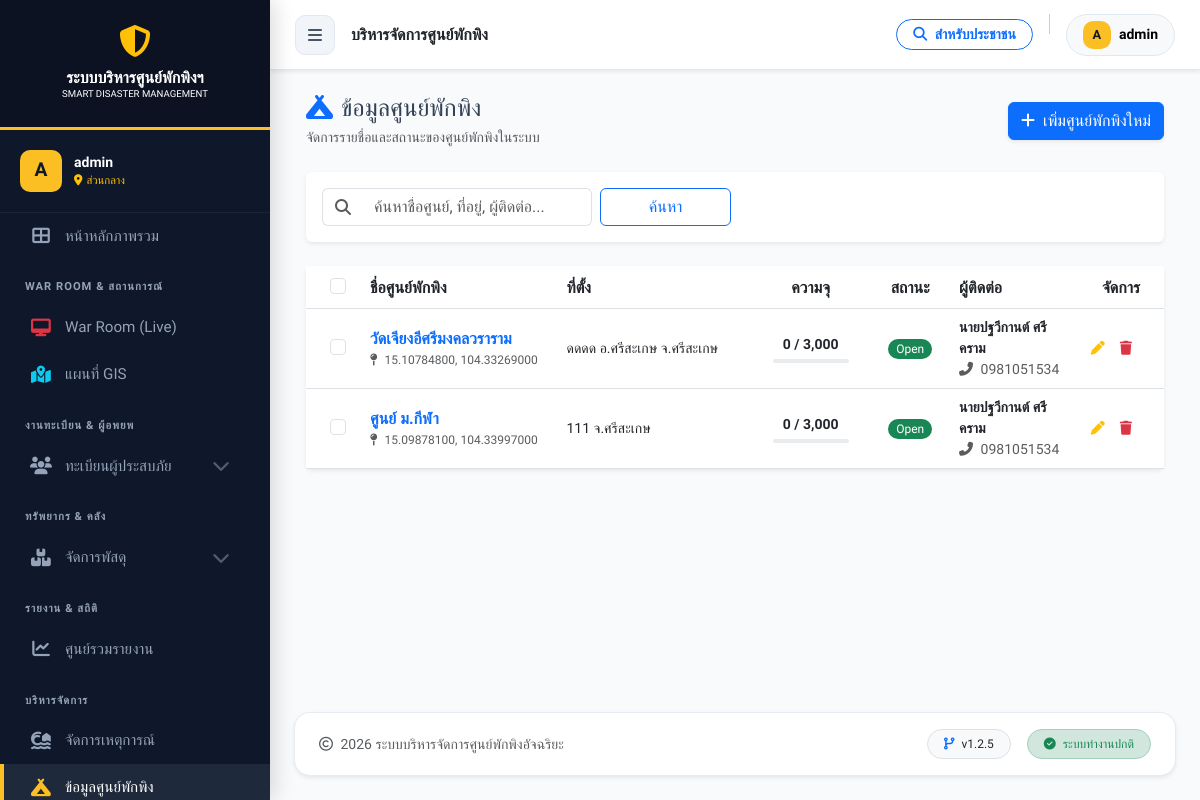
The page /shelter_list.php (signed in) on the database its author committed.
### tables this page shows
CREATE TABLE `shelters` (
  `id` int(11) NOT NULL,
  `incident_id` int(11) NOT NULL COMMENT 'ผูกกับเหตุการณ์ไหน',
  `name` varchar(200) NOT NULL COMMENT 'ชื่อศูนย์',
  `location` text NOT NULL COMMENT 'ที่ตั้ง',
  `district` varchar(100) DEFAULT NULL,
  `province` varchar(100) DEFAULT NULL,
  `latitude` decimal(10,8) DEFAULT NULL,
  `longitude` decimal(11,8) DEFAULT NULL,
  `capacity` int(11) NOT NULL DEFAULT 0 COMMENT 'ความจุสูงสุด',
  `contact_person` varchar(255) DEFAULT NULL,
  `contact_phone` varchar(20) DEFAULT NULL,
  `status` enum('open','full','closed') NOT NULL DEFAULT 'open',
  `last_updated` datetime DEFAULT NULL,
  `created_at` datetime DEFAULT current_timestamp()
);

### shelter_list.php (the view, shortened to what this page needs)
<?php
require_once 'includes/header.php';
$limit = 10;
$page = isset($_GET['page']) && is_numeric($_GET['page']) ? $_GET['page'] : 1;
$offset = ($page - 1) * $limit;
$search = $_GET['search'] ?? '';
$where_sql = "";
$params = [];
$types = "";
$sql = "SELECT * FROM shelters $where_sql ORDER BY id DESC LIMIT ?, ?";
$params[] = $offset;
$params[] = $limit;
$types .= "ii";
$stmt = $conn->prepare($sql);
$stmt->bind_param($types, ...$params);
$stmt->execute();
$result = $stmt->get_result();
?>
<div class="container-fluid">
    <div class="d-flex justify-content-between align-items-center mb-4">
        <div>
            <h4 class="mb-1"><i class="fas fa-campground text-primary me-2"></i>ข้อมูลศูนย์พักพิง</h4>
            <p class="text-muted small mb-0">จัดการรายชื่อและสถานะของศูนย์พักพิงในระบบ</p>
        </div>
        <div>
            <a href="shelter_form.php" class="btn btn-primary shadow-sm">
                <i class="fas fa-plus me-2"></i>เพิ่มศูนย์พักพิงใหม่
            </a>
        </div>
    </div>
    <div class="card shadow-sm border-0 mb-4">
        <div class="card-body p-3">
            <form action="" method="GET" class="row g-2 align-items-center">
                <div class="col-md-4">
                    <div class="input-group">
                        <span class="input-group-text bg-white border-end-0"><i class="fas fa-search text-muted"></i></span>
                        <input type="text" name="search" class="form-control border-start-0" placeholder="ค้นหาชื่อศูนย์, ที่อยู่, ผู้ติดต่อ..." value="<?php echo htmlspecialchars($search); ?>">
                    </div>
                </div>
                <div class="col-md-2">
                    <button type="submit" class="btn btn-outline-primary w-100">ค้นหา</button>
                </div>
            </form>
        </div>
    </div>
    <div class="card shadow-sm border-0 mb-4">
        <div class="card-body p-0">
            <form id="form-delete-multiple" action="shelter_delete_multiple.php" method="POST">
                <div class="table-responsive">
                    <table class="table table-hover align-middle mb-0">
                        <thead class="bg-light text-secondary">
                            <tr>
                                <th class="ps-4" width="5%">
                                    <div class="form-check">
                                        <input class="form-check-input" type="checkbox" id="checkAll">
                                    </div>
                                </th>
                                <th width="25%">ชื่อศูนย์พักพิง</th>
                                <th width="25%">ที่ตั้ง</th>
                                <th width="15%" class="text-center">ความจุ</th>
                                <th width="10%" class="text-center">สถานะ</th>
                                <th width="15%">ผู้ติดต่อ</th>
                                <th width="5%" class="text-end pe-4">จัดการ</th>
                            </tr>
                        </thead>
                        <tbody>
                            <?php if ($result->num_rows > 0): ?>
                                <?php while($row = $result->fetch_assoc()): ?>
                                    <?php
                                        $current = $row['current_population'] ?? 0;
                                        $capacity = $row['capacity'] ?? 1;
                                        $status_badge = 'bg-secondary';
                                        $status = strtolower($row['status'] ?? '');
                                        if ($status == 'open') $status_badge = 'bg-success';
                                        elseif ($status == 'full') $status_badge = 'bg-danger';
                                        elseif ($status == 'closed') $status_badge = 'bg-dark';
                                        elseif ($status == 'standby') $status_badge = 'bg-warning text-dark';
                                        $address = $row['address'] ?? $row['location'] ?? '-';
                                        if (!empty($row['district'])) $address .= " อ.".$row['district'];
                                        if (!empty($row['province'])) $address .= " จ.".$row['province'];
                                        $phone = $row['phone'] ?? $row['contact_phone'] ?? '-';
                                    ?>
                                    <tr>
                                        <td class="ps-4">
                                            <div class="form-check">
                                                <input class="form-check-input check-item" type="checkbox" name="ids[]" value="<?php echo $row['id']; ?>">
                                            </div>
                                        </td>
                                        <td>
                                            <div class="fw-bold text-primary"><?php echo htmlspecialchars($row['name']); ?></div>
                                            <div class="small text-muted" style="font-size: 0.75rem;">
                                                <i class="fas fa-map-pin me-1"></i>
                                                <?php echo ($row['latitude'] && $row['longitude']) ? "{$row['latitude']}, {$row['longitude']}" : "ไม่ระบุพิกัด"; ?>
                                            </div>
                                        </td>
                                        <td><small><?php echo htmlspecialchars($address); ?></small></td>
                                        <td class="text-center">
                                            <div class="d-flex flex-column align-items-center">
                                                <span class="fw-bold small"><?php echo number_format($current); ?> / <?php echo number_format($capacity); ?></span>
                                                <div class="progress w-75 mt-1" style="height: 4px;">
                                                </div>
                                            </div>
                                        </td>
                                        <td class="text-center">
                                            <span class="badge rounded-pill <?php echo $status_badge; ?>" style="font-weight: 500;">
                                                <?php echo ucfirst($status); ?>
                                            </span>
                                        </td>
                                        <td class="small">
                                            <div class="fw-bold text-dark"><?php echo htmlspecialchars($row['contact_person'] ?? '-'); ?></div>
                                            <div class="text-muted"><i class="fas fa-phone-alt me-1"></i> <?php echo htmlspecialchars($phone); ?></div>
                                        </td>
                                        <td class="text-end pe-4">
                                            <div class="btn-group">
                                                <a href="shelter_form.php?id=<?php echo $row['id']; ?>" class="btn btn-sm btn-outline-warning border-0" title="แก้ไข">
                                                    <i class="fas fa-pen"></i>
                                                </a>
                                                <button type="button" class="btn btn-sm btn-outline-danger border-0" onclick="confirmDelete(<?php echo $row['id']; ?>)" title="ลบ">
                                                    <i class="fas fa-trash"></i>
                                                </button>
                                            </div>
                                        </td>
                                    </tr>
                                <?php endwhile; ?>
                            <?php endif; ?>
                        </tbody>
                    </table>
                </div>
            </form>
        </div>
    </div>
</div>
<?php require_once 'includes/footer.php'; ?>

### includes/header.php (style rules this page uses)
:root { --sidebar-width: 270px; --nav-bg: #0f172a; --nav-hover: #1e293b; --active-gold: #fbbf24; --text-main: #f1f5f9; --text-muted: #94a3b8; --body-bg: #f8fafc; --header-height: 70px; --primary-color: #0d6efd; }
body { font-family: 'Prompt', sans-serif; background-color: var(--body-bg); color: #334155; overflow-x: hidden; margin: 0; transition: margin-left 0.3s ease; }

### rows shown on the page
shelters: name "วัดเจียงอีศรีมงคลวราราม", latitude "15.10784800", longitude "104.33269000", address "ดดดด อ.ศรีสะเกษ จ.ศรีสะเกษ", current "0", capacity "3,000", status "Open", contact_person "นายปฐวีกานต์ ศรีคราม", contact_phone "0981051534"
shelters: name "ศูนย์ ม.กีฬา", latitude "15.09878100", longitude "104.33997000", address "111 จ.ศรีสะเกษ", current "0", capacity "3,000", status "Open", contact_person "นายปฐวีกานต์ ศรีคราม", contact_phone "0981051534"

### other values the page prints
substr($_SESSION['username'] ?? 'U', 0, 1) "A"
$_SESSION['username'] "admin"
$user_shelter_name ?: 'ส่วนกลาง' "ส่วนกลาง"
